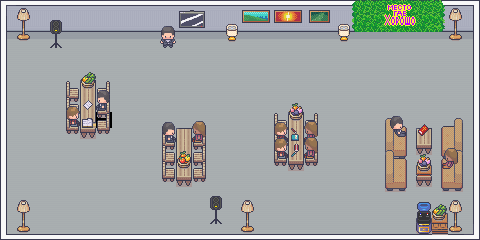

Tiled map render using the project's own tile images. Description and the map definition, with tile-layer contents summarised, below:
An orthogonal 30x15 tile map with 16x16 px tiles, 5 tile layers (bg, walls, behind, front, ...), 6 tilesets and 47 objects (10x Chair, 7x Light, 6x Guy, 4x Girl, 2x Couch, ...).

<map version="1.10" tiledversion="1.10.2" orientation="orthogonal" renderorder="right-down" width="30" height="15" tilewidth="16" tileheight="16" infinite="0" nextlayerid="11" nextobjectid="193">
 <tileset firstgid="1" name="Interiors_free_16x16" tilewidth="16" tileheight="16" tilecount="1424" columns="16">
  <image source="../images/Interiors_free_16x16.png" trans="ff00ff" width="256" height="1424" />
 </tileset>
 <tileset firstgid="1425" name="Room_Builder_free_16x16" tilewidth="16" tileheight="16" tilecount="391" columns="17">
  <image source="../images/Room_Builder_free_16x16.png" trans="ff00ff" width="272" height="368" />
 </tileset>
 <tileset firstgid="1816" name="Bob_16x16" tilewidth="16" tileheight="16" tilecount="336" columns="24">
  <image source="../images/Bob_16x16.png" trans="ff00ff" width="384" height="224" />
 </tileset>
 <tileset firstgid="2152" name="Alex_16x16" tilewidth="16" tileheight="32" tilecount="168" columns="24">
  <image source="../images/Alex_16x16.png" trans="ff00ff" width="384" height="224" />
 </tileset>
 <tileset firstgid="2320" name="Amelia_16x16" tilewidth="16" tileheight="16" tilecount="336" columns="24">
  <image source="../images/Amelia_16x16.png" trans="ff00ff" width="384" height="224" />
 </tileset>
 <tileset firstgid="2656" name="alpha" tilewidth="16" tileheight="16" tilecount="68" columns="17">
  <image source="../images/alpha.png" trans="ff00ff" width="278" height="65" />
 </tileset>
 <layer id="1" name="bg" width="30" height="15">
  <data>[450 cells, 446 non-empty, 5 distinct tile ids]</data>
 </layer>
 <layer id="4" name="walls" width="30" height="15">
  <data>[450 cells, 130 non-empty, 17 distinct tile ids]</data>
 </layer>
 <layer id="6" name="behind" width="30" height="15">
  <data>[450 cells, 97 non-empty, 60 distinct tile ids]</data>
 </layer>
 <layer id="2" name="front" width="30" height="15">
  <data>[450 cells, 41 non-empty, 33 distinct tile ids]</data>
 </layer>
 <layer id="10" name="npc" width="30" height="15">
  <data>[450 cells, 15 non-empty, 12 distinct tile ids]</data>
 </layer>
 <objectgroup id="3" name="obstacles_obj">
  <object id="107" x="381.385" y="123.254" width="83.1195" height="69.0835" />
  <object id="114" x="448.277" y="8.24891" width="13.92" height="32.9956" />
  <object id="119" x="335.818" y="19.4421" width="16.4963" height="24.1553" />
  <object id="122" x="225.351" y="23.8607" width="13.8451" height="18.5583" />
  <object id="123" x="159.071" y="15.0234" width="17.9692" height="36.5275" />
  <object id="125" x="14.4343" y="5.00781" width="18.5583" height="38.0004" />
  <object id="126" x="13.6999" y="221" width="20.009" height="14.2406" />
  <object id="129" x="238.275" y="222.923" width="18.0862" height="14.7213" />
  <object id="131" x="159.602" y="120.186" width="47.9775" height="67.3624" />
  <object id="139" x="62.6467" y="76.4931" width="49.8134" height="63.8287" />
  <object id="147" x="270.674" y="109.387" width="49.4375" height="61.7558" />
  <object id="184" x="414.281" y="211.125" width="34.7143" height="24.9137" />
  <object id="185" x="447.959" y="223.476" width="15.946" height="10.8371" />
  <object id="186" x="47.9987" y="15.9475" width="15.9475" height="32.5203" />
  <object id="188" x="207.976" y="216.559" width="16.1759" height="22.7783" />
 </objectgroup>
 <objectgroup color="#ff1000" id="9" name="event_obj" tintcolor="#ff0c00">
  <object id="112" type="Drink" x="401.781" y="203.084" width="30.4845" height="30.4845" />
  <object id="113" type="Light" x="449.372" y="198.697" width="22.1506" height="33.9935" />
  <object id="116" type="Light" x="440.286" y="7.73335" width="30.1601" height="38.409" />
  <object id="118" type="Gallery" x="239.476" y="8.76447" width="92.2847" height="27.5823" />
  <object id="120" type="Light" x="333.756" y="15.6126" width="21.5041" height="31.2251" />
  <object id="121" type="Light" x="222.406" y="21.5041" width="17.0855" height="21.7987" />
  <object id="124" type="TV" x="146.405" y="7.06984" width="68.0473" height="48.016" />
  <object id="127" type="Light" x="7.47943" y="191.78" width="32.9862" height="42.9588" />
  <object id="130" type="Light" x="231.756" y="195.163" width="29.653" height="39.7476" />
  <object id="137" type="Guy" x="151.845" y="114.461" width="31.674" height="31.4021">
   <properties>
    <property name="direction" value="right" />
    <property name="place" value="chair" />
    <property name="table" type="int" value="2" />
   </properties>
  </object>
  <object id="138" type="Girl" x="185.83" y="113.918" width="29.0911" height="31.9458">
   <properties>
    <property name="direction" value="left" />
    <property name="place" value="chair" />
    <property name="table" type="int" value="2" />
   </properties>
  </object>
  <object id="143" type="Guy" x="55.5546" y="113.304" width="27.8617" height="30.3946">
   <properties>
    <property name="direction" value="right" />
    <property name="index" type="int" value="2" />
    <property name="place" value="chair" />
    <property name="table" type="int" value="1" />
   </properties>
  </object>
  <object id="144" type="Guy" x="87.6378" y="98.4448" width="30.2258" height="15.8727">
   <properties>
    <property name="direction" value="left" />
    <property name="index" type="int" value="1" />
    <property name="place" value="chair" />
    <property name="table" type="int" value="1" />
   </properties>
  </object>
  <object id="146" type="Light" x="7.82457" y="5.97138" width="33.9751" height="43.8587" />
  <object id="150" type="Girl" x="298.76" y="130.41" width="27.2645" height="11.4971">
   <properties>
    <property name="direction" value="left" />
    <property name="index" type="int" value="1" />
    <property name="place" value="chair" />
    <property name="table" type="int" value="3" />
   </properties>
  </object>
  <object id="151" type="Guy" x="263.94" y="130.574" width="30.8779" height="11.1686">
   <properties>
    <property name="direction" value="right" />
    <property name="index" type="int" value="1" />
    <property name="place" value="chair" />
    <property name="table" type="int" value="3" />
   </properties>
  </object>
  <object id="152" type="Guy" x="263.94" y="143.385" width="31.6991" height="31.3706">
   <properties>
    <property name="direction" value="right" />
    <property name="index" type="int" value="2" />
    <property name="place" value="chair" />
    <property name="table" type="int" value="3" />
   </properties>
  </object>
  <object id="153" type="Girl" x="297.446" y="143.385" width="28.25" height="31.3706">
   <properties>
    <property name="direction" value="left" />
    <property name="index" type="int" value="2" />
    <property name="place" value="chair" />
    <property name="table" type="int" value="3" />
   </properties>
  </object>
  <object id="157" type="Couch" x="444.531" y="133.359" width="5.86195" height="5.04779">
   <properties>
    <property name="direction" value="left" />
   </properties>
  </object>
  <object id="158" type="Couch" x="396.659" y="168.531" width="5.37346" height="5.04779">
   <properties>
    <property name="direction" value="right" />
   </properties>
  </object>
  <object id="173" type="Chair" x="191.08" y="159.565" width="16.8172" height="16.1551">
   <properties>
    <property name="direction" value="left" />
   </properties>
  </object>
  <object id="174" type="Chair" x="159.63" y="160.061" width="16.4607" height="15.9343">
   <properties>
    <property name="direction" value="right" />
   </properties>
  </object>
  <object id="175" type="Chair" x="191.986" y="143.978" width="15.5025" height="15.9572">
   <properties>
    <property name="direction" value="left" />
   </properties>
  </object>
  <object id="176" type="Chair" x="160.084" y="143.972" width="15.9041" height="16.1127">
   <properties>
    <property name="direction" value="right" />
   </properties>
  </object>
  </objectgroup>
</map>
<!-- 8 of 47 objects omitted -->
